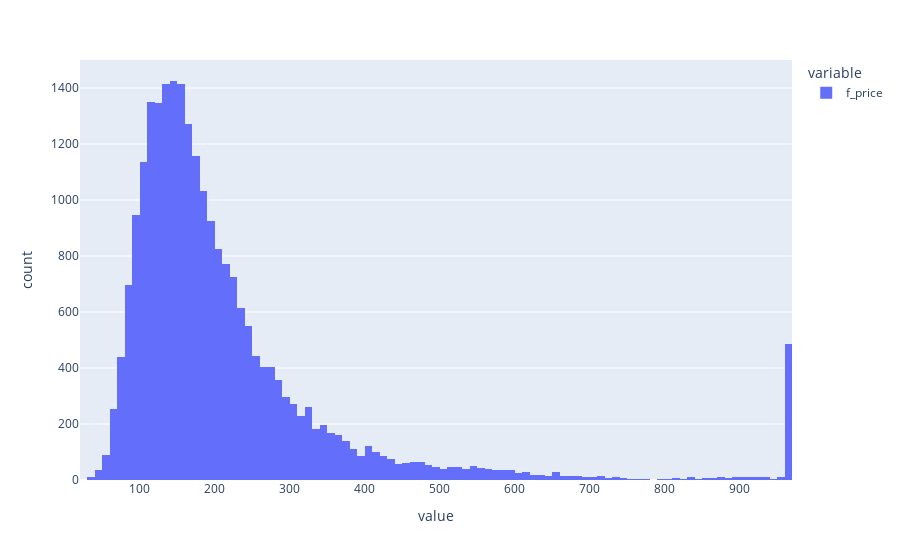

The notebook cell this image was saved under:
### Code cell
# check for outliers - now everything looks rather fine
px.histogram(df_train['f_price'])

### Figure 1 — Plotly figure (JSON) as saved in the notebook; plotly's stock layout.template omitted (floating-point values rounded to 4 significant figures; data arrays with more than 128 entries replaced by an {"elided": "..."} marker saying what was removed)
{"data": [{"alignmentgroup": "True", "bingroup": "x", "hovertemplate": "variable=f_price<br>value=%{x}<br>count=%{y}<extra></extra>", "legendgroup": "f_price", "marker": {"color": "#636efa", "pattern": {"shape": ""}}, "name": "f_price", "offsetgroup": "f_price", "orientation": "v", "showlegend": true, "type": "histogram", "x": {"elided": "24156 float values"}, "xaxis": "x", "yaxis": "y"}], "layout": {"barmode": "relative", "legend": {"title": {"text": "variable"}, "tracegroupgap": 0}, "margin": {"t": 60}, "xaxis": {"anchor": "y", "domain": [0, 1], "title": {"text": "value"}}, "yaxis": {"anchor": "x", "domain": [0, 1], "title": {"text": "count"}}}}
